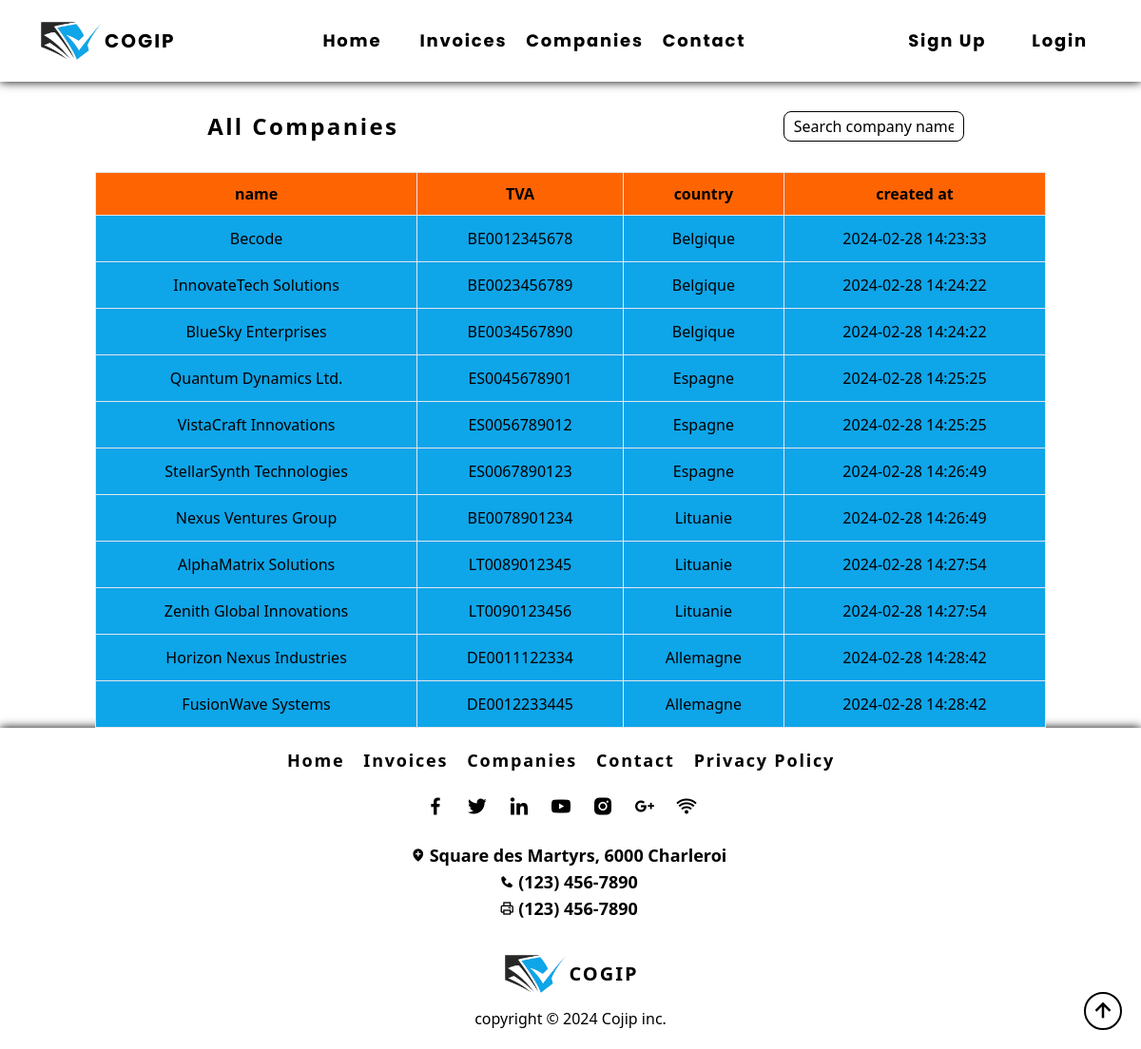
Page /index.php?page=companies-index on the committed database.
### tables this page shows
CREATE TABLE `companies` (
  `id` int(11) NOT NULL,
  `name` varchar(50) NOT NULL,
  `type_id` int(11) DEFAULT NULL,
  `country` varchar(50) DEFAULT NULL,
  `tva` varchar(50) DEFAULT NULL,
  `created_at` datetime DEFAULT current_timestamp(),
  `update_dat` datetime DEFAULT current_timestamp() ON UPDATE current_timestamp()
);

### Controller/CompaniesController.php (called while the page is built, shortened)
<?php
class CompaniesController
{
    public function index()
    {
        $companies = $this->getCompanies();
        require 'View/Companies/index.php' ;
    }
    private function getCompanies()
    {
        require 'Connect/Cogip.php';
        $statement = $bdd->prepare('SELECT id, name, country, tva, created_at FROM companies');
        $statement->execute();
        $rawCompanies = $statement->fetchAll();
        $companies = [];
        foreach ($rawCompanies as $rawCompagny)
        {
            $companies[] = new Companies($rawCompagny['name'], $rawCompagny['country'], $rawCompagny['tva'], $rawCompagny['created_at'], $rawCompagny['id']);
        }
        return $companies;
    }
}

### Model/Compagnies.php (called while the page is built, shortened)
<?php
class Companies
{
    public function __construct(string $name, string $country, string $tvaNumber, string $created_at, int $id)
    {
        $this->name = $name;
        $this->country = $country;
        $this->tvaNumber = $tvaNumber;
        $this->created_at = $created_at;
        $this->id = $id;
    }
}

### View/Companies/index.php (the view)
<?php require 'View/includes/header.php' ?>
<main class="pt-[85px] min-h-[120vh]">
    <section>
        <div class="w-full flex flex-col justify-center items-center">
            <div class="w-full flex justify-around items-center">
                <h2 class="title_companies font-bold text-2xl capitalize tracking-widest m-8">all companies</h2>
                <input class="focus:outline-none placeholder:text-black rounded-lg p-2.5 border border-solid border-black h-8 w-[190px]" type="text" name="table_invoice_search" placeholder="Search company name">
            </div>
            <div class="table_companies scroll-shadow-table border-black">
                <table class="mx-auto w-[1000px]">
                    <thead class="bg-primary-color-orange">
                        <tr>
                            <th class="px-4 py-2.5 border">name</th>
                            <th class="px-4 py-2.5 border">TVA</th>
                            <th class="px-4 py-2.5 border">country</th>
                            <th class="px-4 py-2.5 border">created at</th>
                        </tr>
                    </thead>
                    <tbody>
                        <?php foreach ($companies as $company) : ?>
                            <tr>
                                <td class="bg-sky-500/100 px-4 py-3 border text-center"><a href='index.php?page=compagnies-show&id=<?= urlencode($company->id) ?>'><?= htmlspecialchars($company->name) ?></a></td>
                                <td class="bg-sky-500/100 px-4 py-3 border text-center"><?= htmlspecialchars($company->tvaNumber) ?></td>
                                <td class="bg-sky-500/100 px-4 py-3 border text-center"><?= htmlspecialchars($company->country) ?></td>
                                <td class="bg-sky-500/100 px-4 py-3 border text-center"><?= htmlspecialchars($company->created_at) ?></td>
                            </tr>
                        <?php endforeach; ?>
                    </tbody>
                </table>
            </div>
        </div>
    </section>
</main>
<?php require 'View/includes/footer.php' ?>

### View/Includes/header.php (style rules this page uses)
body { overflow-x: hidden; }
.table_invoice, .table_contact, .table_companies, .link_home, .faq, .card { transition: box-shadow 0.5s ease; }

### rows in the picture
companies: name "Becode", tva "BE0012345678", country "Belgique", created_at "2024-02-28 14:23:33"
companies: name "InnovateTech Solutions", tva "BE0023456789", country "Belgique", created_at "2024-02-28 14:24:22"
companies: name "BlueSky Enterprises", tva "BE0034567890", country "Belgique", created_at "2024-02-28 14:24:22"
companies: name "Quantum Dynamics Ltd.", tva "ES0045678901", country "Espagne", created_at "2024-02-28 14:25:25"
companies: name "VistaCraft Innovations", tva "ES0056789012", country "Espagne", created_at "2024-02-28 14:25:25"
companies: name "StellarSynth Technologies", tva "ES0067890123", country "Espagne", created_at "2024-02-28 14:26:49"
companies: name "Nexus Ventures Group", tva "BE0078901234", country "Lituanie", created_at "2024-02-28 14:26:49"
companies: name "AlphaMatrix Solutions", tva "LT0089012345", country "Lituanie", created_at "2024-02-28 14:27:54"
companies: name "Zenith Global Innovations", tva "LT0090123456", country "Lituanie", created_at "2024-02-28 14:27:54"
companies: name "Horizon Nexus Industries", tva "DE0011122334", country "Allemagne", created_at "2024-02-28 14:28:42"
companies: name "FusionWave Systems", tva "DE0012233445", country "Allemagne", created_at "2024-02-28 14:28:42"
